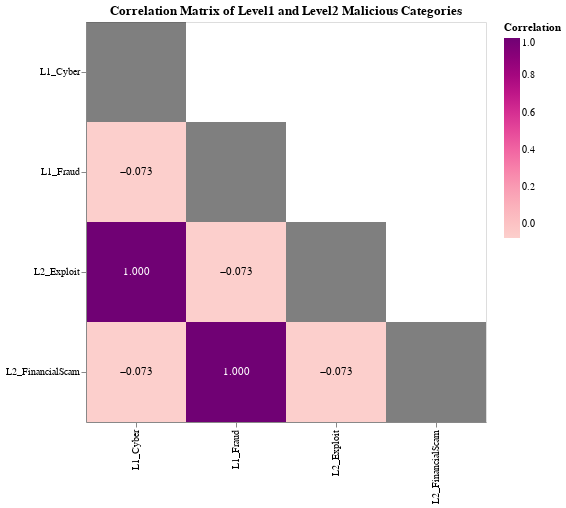

The notebook cell this image was saved under:
### Markdown cell above
From the above chart, one thing immediately comes out as noteworthy: across both features, counts of different categories are distributed identically (exact counts can be revealed with tooltips if you hover over the bars of the charts). 

However, this pattern alone does not yet tell us that level1 `Cyber` category always goes with level2 `Exploit` category, or that `Fraud` always goes with `FinancialScam`. After all, the exact same count may have occurred by accident and these categories may be unrelated at all. So, we need to verify this. 

We could do it "manually", by simply counting cases of overlapping for each category. But we can use a simpler approach: encode categorical variables numerically and calculate the correlation matrix. This way, we'll see the entire picture all at once.

### Code cell
l1_dummies = pd.get_dummies(df["malicious_category_l1"], prefix="L1") 
label_dummies = pd.get_dummies(df["malicious_category_l2"], prefix="L2")
malicious_categories = pd.concat([l1_dummies, label_dummies], axis=1)

plot_correlation_matrix(
    df=malicious_categories, 
    title='Correlation Matrix of Level1 and Level2 Malicious Categories'
)

### Figure 1 — Vega-Lite specification as saved in the notebook (floating-point values rounded to 4 significant figures)
{"config": {"view": {"continuousWidth": 300, "continuousHeight": 300}}, "layer": [{"mark": {"type": "rect"}, "encoding": {"color": {"condition": {"test": "datum.is_diagonal", "value": "rgba(0, 0, 0, 0.5)"}, "field": "value", "scale": {"scheme": "redpurple"}, "title": "Correlation", "type": "quantitative"}, "tooltip": [{"field": "x", "type": "nominal"}, {"field": "y", "type": "nominal"}, {"field": "value", "format": ".3f", "type": "quantitative"}], "x": {"field": "x", "title": "", "type": "nominal"}, "y": {"field": "y", "title": "", "type": "nominal"}}, "title": "Correlation Matrix of Level1 and Level2 Malicious Categories"}, {"mark": {"type": "text", "baseline": "middle"}, "encoding": {"color": {"condition": {"test": "(datum.value < 0.5)", "value": "black"}, "value": "white"}, "text": {"condition": {"test": "datum.is_diagonal", "value": ""}, "field": "value", "format": ".3f", "type": "quantitative"}, "tooltip": [{"field": "x", "type": "nominal"}, {"field": "y", "type": "nominal"}, {"field": "value", "format": ".3f", "type": "quantitative"}], "x": {"field": "x", "title": "", "type": "nominal"}, "y": {"field": "y", "title": "", "type": "nominal"}}, "title": "Correlation Matrix of Level1 and Level2 Malicious Categories"}], "data": {"name": "data-1784bf3c81343f0755ed0f2a0a67c374"}, "height": 400, "width": 400, "$schema": "https://vega.github.io/schema/vega-lite/v5.20.1.json", "datasets": {"data-1784bf3c81343f0755ed0f2a0a67c374": [{"y": "L1_Cyber", "x": "L1_Cyber", "value": 1.0, "is_diagonal": true}, {"y": "L1_Fraud", "x": "L1_Cyber", "value": -0.07262, "is_diagonal": false}, {"y": "L2_Exploit", "x": "L1_Cyber", "value": 1.0, "is_diagonal": false}, {"y": "L2_FinancialScam", "x": "L1_Cyber", "value": -0.07262, "is_diagonal": false}, {"y": "L1_Fraud", "x": "L1_Fraud", "value": 1.0, "is_diagonal": true}, {"y": "L2_Exploit", "x": "L1_Fraud", "value": -0.07262, "is_diagonal": false}, {"y": "L2_FinancialScam", "x": "L1_Fraud", "value": 1.0, "is_diagonal": false}, {"y": "L2_Exploit", "x": "L2_Exploit", "value": 1.0, "is_diagonal": true}, {"y": "L2_FinancialScam", "x": "L2_Exploit", "value": -0.07262, "is_diagonal": false}, {"y": "L2_FinancialScam", "x": "L2_FinancialScam", "value": 1.0, "is_diagonal": true}]}}
